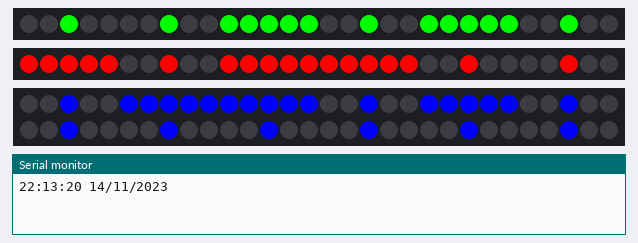
Recording of a sketch running on a simulated Arduino Uno, built with avr-gcc and run on an emulated ATmega328P. On the bench: 2 × 30 RGB LEDs in strip order, left to right, 60 RGB LEDs in strip order, left to right, continuing on the next row, the last lines printed to the serial monitor. The local clock reads 2024-03-15 10:24:30 at power-on unless the sketch sets it.

Above: at 0.1 s.
At 4.1 s:
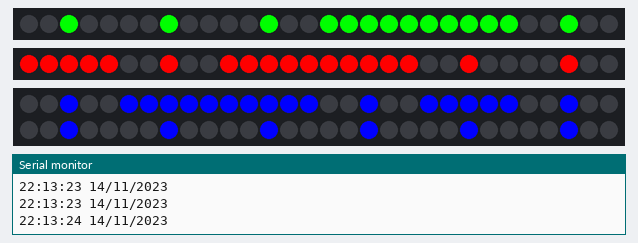
At 9.2 s:
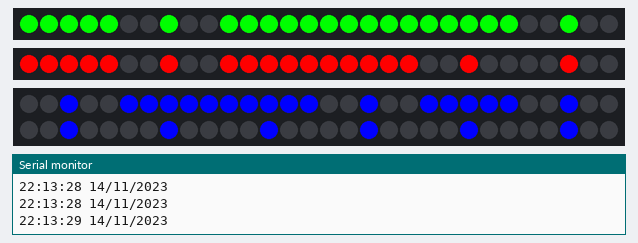
At 19.3 s:
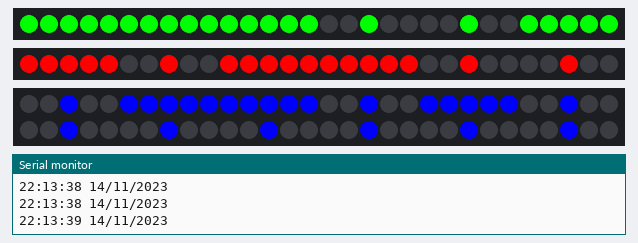
At 28.4 s:
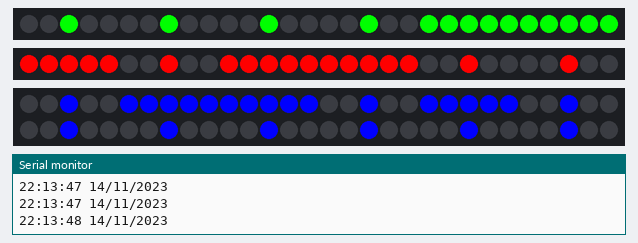
At 38.5 s:
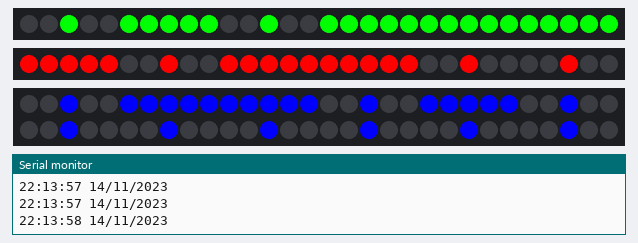

Measured:
- what the display in image 2 shows lasts 1.0 s, from 9.1 s to 10.1 s

The sketch:

main.ino
```cpp
#include <Adafruit_NeoPixel.h>
#include <TimeLib.h>
#include <RTClib.h>
#include <Wire.h>

#ifdef __AVR__
#include <avr/power.h> // Required for 16 MHz Adafruit Trinket
#endif

#define SECONDS_PIN 7 // On Trinket or Gemma, suggest changing this to 1
#define MINUTES_PIN 8
#define HOURS_PIN 9

#define NUMPIXELSSMALL 30
#define NUMPIXELSBIG 60
#define DIGIT 5
#define SECONDS_BLOCKS 6
#define MINUTES_BLOCKS 6
#define HOURS_BLOCKS 12
#define CENTRE DIGIT/2
#define LED_PIN 13
#define CONTROL_SYMBOL 's'
#define DELAYVAL 500 // Time (in milliseconds)


RTC_DS3231 rtc;
char t[32];

// for the uart setup time function (serial port)
int curHours;
int curMins;
int curSecs;

Adafruit_NeoPixel seconds(NUMPIXELSSMALL, SECONDS_PIN, NEO_GRB + NEO_KHZ800);
Adafruit_NeoPixel minutes(NUMPIXELSSMALL, MINUTES_PIN, NEO_GRB + NEO_KHZ800);
Adafruit_NeoPixel hours(NUMPIXELSBIG, HOURS_PIN, NEO_GRB + NEO_KHZ800);

// colors for the strips
int seconds_clr[3] = {0, 255, 0};
int mins_clr[3] = {255, 0, 0};
int hours_clr[3] = {0, 0, 255};

// --------------------- Functions declaration -----------------------------------------
void _light_one(int idx, Adafruit_NeoPixel *time_type, const int clr[3]);
void _light_zero(int idx, Adafruit_NeoPixel *time_type, const int clr[3]);
void writeBlock(int num, Adafruit_NeoPixel *time_type, int size_block, const int clr[3]);
void writeTime(int second_time, int minute_time, int hour_time);
bool readTime(int &outHours, int &outMins, int &outSecs);
bool parseTime(String timeStr, int &outHours, int &outMins, int &outSecs);


void setup() {
  #if defined(__AVR_ATtiny85__) && (F_CPU == 16000000)
    clock_prescale_set(clock_div_1);
  #endif

  seconds.begin();
  minutes.begin();
  hours.begin();

  Serial.begin(9600);
  Wire.begin();
  // rtc is connected to the default sda and sclk pins !
  if (!rtc.begin()) {
    Serial.println("Could not start the clock");
    while(1);
  }
  // adjusts the rtc with the time of file compilation
  rtc.adjust(DateTime(F(__DATE__),F(__TIME__)));

}


void loop() {
  DateTime now = rtc.now();
  if (Serial.available()) {
    readTime(curHours, curMins, curSecs);
    rtc.adjust(DateTime(now.year(), now.month(), now.day(), curHours, curMins, curSecs));
  }

  sprintf(t, "%02d:%02d:%02d %02d/%02d/%02d",  now.hour(), now.minute(), now.second(), now.day(), now.month(), now.year());
  Serial.println(t);

  writeTime(now.second(), now.minute(), now.hour());
}


void _light_one(int idx, Adafruit_NeoPixel *time_type, const int clr[3]){
  for (int i = idx * DIGIT; i < (idx + 1) * DIGIT; i++) {
    time_type->setPixelColor(i, seconds.Color(clr[0], clr[1], clr[2]));
  }
}

void _light_zero(int idx, Adafruit_NeoPixel *time_type, const int clr[3]){
   time_type->setPixelColor(idx * DIGIT+CENTRE, seconds.Color(clr[0], clr[1], clr[2]));
}

void writeBlock(int num, Adafruit_NeoPixel *time_type, int size_block, const int clr[3]){
  int one_bit = 0;

  for (int i = 0; i < size_block; i++){
    one_bit = bitRead(num, i);

    switch (one_bit){
      case 0:
        _light_zero(i, time_type, clr);
        break;
      case 1:
        _light_one(i, time_type, clr);
        break;
    }
  }

}

void writeTime(int second_time, int minute_time, int hour_time){
  writeBlock(second_time, &seconds, SECONDS_BLOCKS, seconds_clr);
  writeBlock(minute_time, &minutes, MINUTES_BLOCKS, mins_clr);
  writeBlock(hour_time, &hours, HOURS_BLOCKS, hours_clr);
  seconds.show();
  minutes.show();
  hours.show();
  delay(497);
  seconds.clear();
  minutes.clear();
  hours.clear();
}

// parse and validate time
bool parseTime(String timeStr, int &outHours, int &outMins, int &outSecs) {
  if ((timeStr.charAt(2) != ':') || (timeStr.charAt(5) != ':')) {
    return false;
  }
  if (timeStr.length() != 8) {
    return false;
  }
  int hours = timeStr.substring(0, 2).toInt();
  int mins = timeStr.substring(3, 5).toInt();
  int secs = timeStr.substring(6, 8).toInt();
  if (!((0 <= hours) && (hours < 24) && (0 <= mins) && (mins < 60) && (0 <= secs) && (secs < 60))) {
    return false;
  }
  outHours = hours;
  outMins = mins;
  outSecs = secs;
  return true;
}

bool readTime(int &outHours, int &outMins, int &outSecs) {
  char controlSymbol = Serial.read();
  if (controlSymbol =! CONTROL_SYMBOL) {
    return false;
  }
  String timeStr;
  // read 8 characters "HH:MM:SS"
  for (int i = 0; i < 8; i++) {
    for (int j = 0; j < 10; j++) {
      if (Serial.available()) {
        break;
      }
      delay(10);
    }
    char nextChar = Serial.read();
    timeStr += nextChar;
  }

  return parseTime(timeStr, outHours, outMins, outSecs);
}
```
